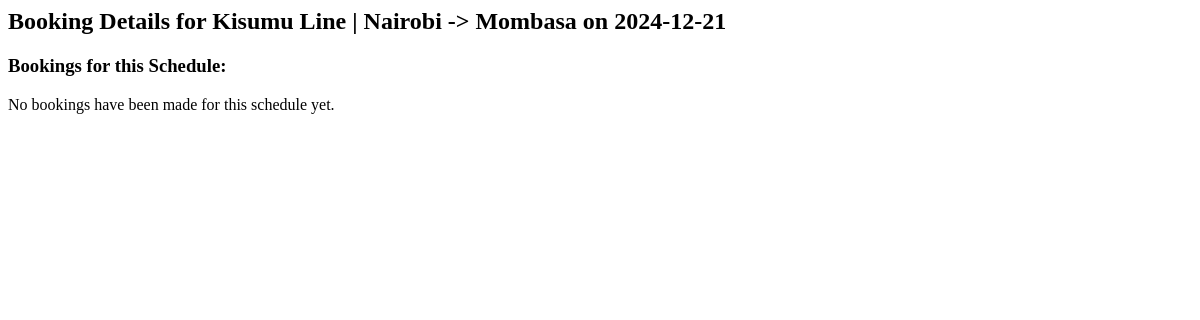
The page /schedule_booking_details/6/ on the database as committed earlier.
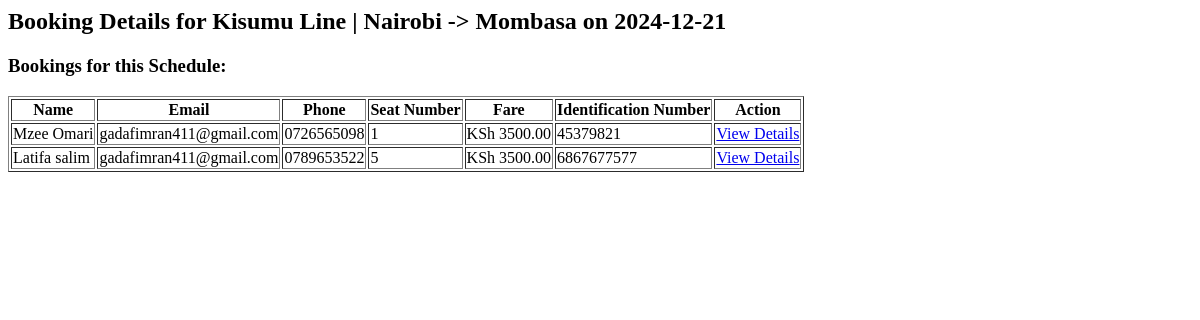
The same page on the database as committed later.
### main/models.py (models this page shows, shortened)
class TravelSchedule(models.Model):
    bus = models.ForeignKey(Bus, on_delete=models.CASCADE)
    boarding_location = models.ForeignKey(BoardingLocation, on_delete=models.CASCADE)
    destination = models.ForeignKey(Destination, on_delete=models.CASCADE)
    date_of_travel = models.DateField()
    departure_time = models.TimeField()
    fare = models.CharField(max_length=50 , null=True , blank=True)
    def __str__(self):
        return f"{self.bus.name} | {self.boarding_location.name} -> {self.destination.name} on {self.date_of_travel}"

class Bus(models.Model):
    name = models.CharField(max_length=50)
    plate_number=models.CharField(max_length=50 , unique=True)
    route = models.CharField(max_length=50)
    Driver = models.ForeignKey(Driver, on_delete=models.CASCADE)
    is_in_good = models.BooleanField(default=True)
    timeoftravel = models.CharField(max_length=50)
    fare = models.CharField(max_length=50)

class BoardingLocation(models.Model):
    name = models.CharField(max_length=100)

class Destination(models.Model):
    name = models.CharField(max_length=100)

class Booking(models.Model):
    seat = models.OneToOneField(Seat, on_delete=models.CASCADE)
    name = models.CharField(max_length=100)
    email = models.EmailField()
    phone = models.CharField(max_length=100)
    fare = models.DecimalField(max_digits=10 , decimal_places=2)
    identification_number = models.CharField(max_length=50)
    booking_order_id = models.CharField(max_length=12, unique=True, blank=True, null=True)  # New field

class Seat(models.Model):
    bus_schedule = models.ForeignKey(
        TravelSchedule, on_delete=models.CASCADE, null=True, blank=True
    )
    seat_number = models.CharField(max_length=5)
    is_reserved = models.BooleanField(default=False)
    bus = models.ForeignKey(Bus, on_delete=models.CASCADE, null=True, blank=True)  # Link seat to bus
    reservation_time = models.DateTimeField(null=True, blank=True)

### main/views.py (the view)
# urls.py: path('schedule_booking_details/<int:schedule_id>/', views.schedule_booking_details, name='schedule_booking_details'),
def schedule_booking_details(request, schedule_id):
    schedule = get_object_or_404(TravelSchedule, id=schedule_id)
    bookings = Booking.objects.filter(seat__bus_schedule=schedule)
    return render(request, 'new/schedule_booking_details.html', {
        'schedule': schedule,
        'bookings': bookings
    })

### templates/new/schedule_booking_details.html
<h2>Booking Details for {{ schedule }}</h2>
<h3>Bookings for this Schedule:</h3>
{% if bookings %}
    <table border="1">
        <thead>
            <tr>
                <th>Name</th>
                <th>Email</th>
                <th>Phone</th>
                <th>Seat Number</th>
                <th>Fare</th>
                <th>Identification Number</th>
                <th> Action</th>
            </tr>
        </thead>
        <tbody>
            {% for booking in bookings %}
                <tr>
                    <td>{{ booking.name }}</td>
                    <td>{{ booking.email }}</td>
                    <td>{{ booking.phone }}</td>
                    <td>{{ booking.seat.seat_number }}</td>
                    <td>KSh {{ booking.fare }}</td>
                    <td>{{ booking.identification_number }}</td>
                    <td>  <a href="{% url 'booking_detail' booking.id %}">View  Details</a> </td>
                </tr>
            {% endfor %}
        </tbody>
    </table>
{% else %}
    <p>No bookings have been made for this schedule yet.</p>
{% endif %}

Rows that differ between the two databases and show on the page:
added Booking: name "Mzee Omari", email "gadafimran411@gmail.com", phone "0726565098", seat.seat_number "1", fare "3500.00", identification_number "45379821"
added Booking: name "Latifa salim", email "gadafimran411@gmail.com", phone "0789653522", seat.seat_number "5", fare "3500.00", identification_number "6867677577"
Other text that changed with them:
text no longer shown: "No bookings have been made for this schedule yet."
text now shown: "Name Email Phone Seat Number Fare Identification Number Action"
